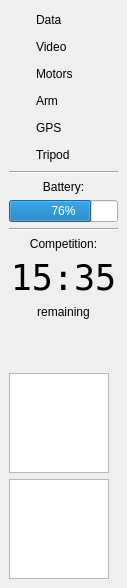
<?xml version="1.0" encoding="UTF-8"?>
<ui version="4.0">
 <class>RoverStatusWidget</class>
 <widget class="QWidget" name="RoverStatusWidget">
  <property name="geometry">
   <rect>
    <x>0</x>
    <y>0</y>
    <width>127</width>
    <height>588</height>
   </rect>
  </property>
  <property name="sizePolicy">
   <sizepolicy hsizetype="Preferred" vsizetype="Expanding">
    <horstretch>0</horstretch>
    <verstretch>0</verstretch>
   </sizepolicy>
  </property>
  <property name="minimumSize">
   <size>
    <width>127</width>
    <height>0</height>
   </size>
  </property>
  <property name="windowTitle">
   <string>Form</string>
  </property>
  <layout class="QVBoxLayout" name="verticalLayout_3">
   <property name="margin">
    <number>0</number>
   </property>
   <item>
    <widget class="QFrame" name="frame">
     <property name="sizePolicy">
      <sizepolicy hsizetype="Preferred" vsizetype="Expanding">
       <horstretch>0</horstretch>
       <verstretch>0</verstretch>
      </sizepolicy>
     </property>
     <property name="autoFillBackground">
      <bool>true</bool>
     </property>
     <property name="frameShape">
      <enum>QFrame::NoFrame</enum>
     </property>
     <property name="frameShadow">
      <enum>QFrame::Raised</enum>
     </property>
     <layout class="QVBoxLayout" name="verticalLayout_5">
      <item>
       <layout class="QVBoxLayout" name="verticalLayout_4">
        <item>
         <layout class="QHBoxLayout" name="horizontalLayout">
          <item>
           <widget class="QLed" name="qLed">
            <property name="minimumSize">
             <size>
              <width>21</width>
              <height>21</height>
             </size>
            </property>
            <property name="maximumSize">
             <size>
              <width>21</width>
              <height>21</height>
             </size>
            </property>
            <property name="toolTip">
             <string>Binary Led</string>
            </property>
            <property name="whatsThis">
             <string>Led widget</string>
            </property>
            <property name="value">
             <bool>false</bool>
            </property>
            <property name="onColor">
             <enum>QLed::Green</enum>
            </property>
            <property name="offColor">
             <enum>QLed::Green</enum>
            </property>
            <property name="shape">
             <enum>QLed::Circle</enum>
            </property>
           </widget>
          </item>
          <item>
           <widget class="QLabel" name="label">
            <property name="text">
             <string>Data</string>
            </property>
           </widget>
          </item>
         </layout>
        </item>
        <item>
         <layout class="QHBoxLayout" name="horizontalLayout_2">
          <item>
           <widget class="QLed" name="qLed_2">
            <property name="minimumSize">
             <size>
              <width>21</width>
              <height>21</height>
             </size>
            </property>
            <property name="maximumSize">
             <size>
              <width>21</width>
              <height>21</height>
             </size>
            </property>
            <property name="toolTip">
             <string>Binary Led</string>
            </property>
            <property name="whatsThis">
             <string>Led widget</string>
            </property>
            <property name="value">
             <bool>false</bool>
            </property>
            <property name="onColor">
             <enum>QLed::Green</enum>
            </property>
            <property name="offColor">
             <enum>QLed::Green</enum>
            </property>
            <property name="shape">
             <enum>QLed::Circle</enum>
            </property>
           </widget>
          </item>
          <item>
           <widget class="QLabel" name="label_2">
            <property name="toolTip">
             <string>RX Rate: 250 KB/s
Dropped Pkts: 451</string>
            </property>
            <property name="text">
             <string>Video</string>
            </property>
           </widget>
          </item>
         </layout>
        </item>
        <item>
         <layout class="QHBoxLayout" name="horizontalLayout_3">
          <item>
           <widget class="QLed" name="qLed_3">
            <property name="minimumSize">
             <size>
              <width>21</width>
              <height>21</height>
             </size>
            </property>
            <property name="maximumSize">
             <size>
              <width>21</width>
              <height>21</height>
             </size>
            </property>
            <property name="toolTip">
             <string>Binary Led</string>
            </property>
            <property name="whatsThis">
             <string>Led widget</string>
            </property>
            <property name="value">
             <bool>false</bool>
            </property>
            <property name="onColor">
             <enum>QLed::Green</enum>
            </property>
            <property name="offColor">
             <enum>QLed::Green</enum>
            </property>
            <property name="shape">
             <enum>QLed::Circle</enum>
            </property>
           </widget>
          </item>
          <item>
           <widget class="QLabel" name="label_3">
            <property name="toolTip">
             <string>Avg Temp: 105°F</string>
            </property>
            <property name="text">
             <string>Motors</string>
            </property>
           </widget>
          </item>
         </layout>
        </item>
        <item>
         <layout class="QHBoxLayout" name="horizontalLayout_4">
          <item>
           <widget class="QLed" name="qLed_4">
            <property name="minimumSize">
             <size>
              <width>21</width>
              <height>21</height>
             </size>
            </property>
            <property name="maximumSize">
             <size>
              <width>21</width>
              <height>21</height>
             </size>
            </property>
            <property name="toolTip">
             <string>Binary Led</string>
            </property>
            <property name="whatsThis">
             <string>Led widget</string>
            </property>
            <property name="value">
             <bool>false</bool>
            </property>
            <property name="onColor">
             <enum>QLed::Green</enum>
            </property>
            <property name="offColor">
             <enum>QLed::Red</enum>
            </property>
            <property name="shape">
             <enum>QLed::Circle</enum>
            </property>
           </widget>
          </item>
          <item>
           <widget class="QLabel" name="label_4">
            <property name="toolTip">
             <string>ERROR: No reply from module.</string>
            </property>
            <property name="text">
             <string>Arm</string>
            </property>
           </widget>
          </item>
         </layout>
        </item>
        <item>
         <layout class="QHBoxLayout" name="horizontalLayout_5">
          <item>
           <widget class="QLed" name="qLed_5">
            <property name="minimumSize">
             <size>
              <width>21</width>
              <height>21</height>
             </size>
            </property>
            <property name="maximumSize">
             <size>
              <width>21</width>
              <height>21</height>
             </size>
            </property>
            <property name="toolTip">
             <string>Binary Led</string>
            </property>
            <property name="whatsThis">
             <string>Led widget</string>
            </property>
            <property name="value">
             <bool>false</bool>
            </property>
            <property name="onColor">
             <enum>QLed::Green</enum>
            </property>
            <property name="offColor">
             <enum>QLed::Green</enum>
            </property>
            <property name="shape">
             <enum>QLed::Circle</enum>
            </property>
           </widget>
          </item>
          <item>
           <widget class="QLabel" name="label_5">
            <property name="toolTip">
             <string>Last Valid Report: 3:45:12 PM
Satellites: 5</string>
            </property>
            <property name="text">
             <string>GPS</string>
            </property>
           </widget>
          </item>
         </layout>
        </item>
        <item>
         <layout class="QHBoxLayout" name="horizontalLayout_6">
          <item>
           <widget class="QLed" name="qLed_6">
            <property name="minimumSize">
             <size>
              <width>21</width>
              <height>21</height>
             </size>
            </property>
            <property name="maximumSize">
             <size>
              <width>21</width>
              <height>21</height>
             </size>
            </property>
            <property name="toolTip">
             <string>Binary Led</string>
            </property>
            <property name="whatsThis">
             <string>Led widget</string>
            </property>
            <property name="value">
             <bool>false</bool>
            </property>
            <property name="onColor">
             <enum>QLed::Green</enum>
            </property>
            <property name="offColor">
             <enum>QLed::Green</enum>
            </property>
            <property name="shape">
             <enum>QLed::Circle</enum>
            </property>
           </widget>
          </item>
          <item>
           <widget class="QLabel" name="label_6">
            <property name="text">
             <string>Tripod</string>
            </property>
           </widget>
          </item>
         </layout>
        </item>
        <item>
         <widget class="Line" name="line">
          <property name="orientation">
           <enum>Qt::Horizontal</enum>
          </property>
         </widget>
        </item>
        <item>
         <widget class="QLabel" name="label_9">
          <property name="text">
           <string>Battery:</string>
          </property>
          <property name="alignment">
           <set>Qt::AlignCenter</set>
          </property>
         </widget>
        </item>
        <item>
         <widget class="QProgressBar" name="batteryBar">
          <property name="styleSheet">
           <string notr="true"/>
          </property>
          <property name="value">
           <number>76</number>
          </property>
         </widget>
        </item>
        <item>
         <widget class="Line" name="line_2">
          <property name="orientation">
           <enum>Qt::Horizontal</enum>
          </property>
         </widget>
        </item>
        <item>
         <layout class="QVBoxLayout" name="verticalLayout">
          <item>
           <widget class="QLabel" name="label_10">
            <property name="text">
             <string>Competition:</string>
            </property>
            <property name="alignment">
             <set>Qt::AlignCenter</set>
            </property>
           </widget>
          </item>
          <item>
           <widget class="QLabel" name="label_7">
            <property name="font">
             <font>
              <family>Andale Mono</family>
              <pointsize>26</pointsize>
             </font>
            </property>
            <property name="text">
             <string>15:35</string>
            </property>
            <property name="alignment">
             <set>Qt::AlignCenter</set>
            </property>
           </widget>
          </item>
          <item>
           <widget class="QLabel" name="label_8">
            <property name="text">
             <string>remaining</string>
            </property>
            <property name="alignment">
             <set>Qt::AlignCenter</set>
            </property>
           </widget>
          </item>
         </layout>
        </item>
        <item>
         <spacer name="verticalSpacer">
          <property name="orientation">
           <enum>Qt::Vertical</enum>
          </property>
          <property name="sizeHint" stdset="0">
           <size>
            <width>20</width>
            <height>40</height>
           </size>
          </property>
         </spacer>
        </item>
        <item>
         <layout class="QVBoxLayout" name="verticalLayout_2">
          <item>
           <widget class="QGraphicsView" name="cameraTiltView">
            <property name="sizePolicy">
             <sizepolicy hsizetype="Fixed" vsizetype="Fixed">
              <horstretch>0</horstretch>
              <verstretch>0</verstretch>
             </sizepolicy>
            </property>
            <property name="minimumSize">
             <size>
              <width>100</width>
              <height>100</height>
             </size>
            </property>
            <property name="maximumSize">
             <size>
              <width>100</width>
              <height>100</height>
             </size>
            </property>
            <property name="frameShape">
             <enum>QFrame::StyledPanel</enum>
            </property>
            <property name="verticalScrollBarPolicy">
             <enum>Qt::ScrollBarAlwaysOff</enum>
            </property>
            <property name="horizontalScrollBarPolicy">
             <enum>Qt::ScrollBarAlwaysOff</enum>
            </property>
           </widget>
          </item>
          <item>
           <widget class="QGraphicsView" name="roverTiltView">
            <property name="sizePolicy">
             <sizepolicy hsizetype="Fixed" vsizetype="Fixed">
              <horstretch>0</horstretch>
              <verstretch>0</verstretch>
             </sizepolicy>
            </property>
            <property name="minimumSize">
             <size>
              <width>100</width>
              <height>100</height>
             </size>
            </property>
            <property name="maximumSize">
             <size>
              <width>100</width>
              <height>100</height>
             </size>
            </property>
            <property name="frameShape">
             <enum>QFrame::StyledPanel</enum>
            </property>
            <property name="verticalScrollBarPolicy">
             <enum>Qt::ScrollBarAlwaysOff</enum>
            </property>
            <property name="horizontalScrollBarPolicy">
             <enum>Qt::ScrollBarAlwaysOff</enum>
            </property>
           </widget>
          </item>
         </layout>
        </item>
       </layout>
      </item>
     </layout>
    </widget>
   </item>
  </layout>
 </widget>
 <customwidgets>
  <customwidget>
   <class>QLed</class>
   <extends>QWidget</extends>
   <header>qled.h</header>
  </customwidget>
 </customwidgets>
 <resources/>
 <connections/>
</ui>
